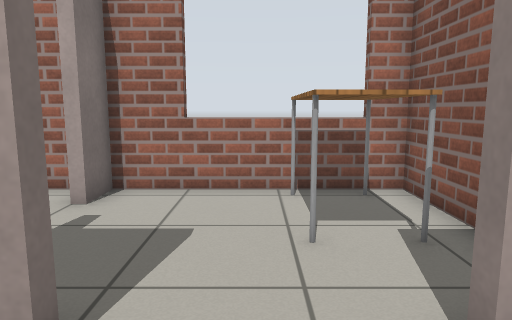
view 1 (above)

18 first-person views from a walk through a robot-simulator world made for Gazebo. The camera is 0.9 m above the floor, tilts 8° down and sees 70° across. Floor lines are 1 m apart. The floor is counted in squares, 0.5 m on a side. Each view is taken from the middle of a square. On the plan, view 1 faces up. The plan holds only what a view shows up to about 18 squares ahead; the rest is blank. The robots in the file are not drawn. Simple patterns stand in for the simulator's built-in surfaces. Some surface patterns are stand-ins.

view 2
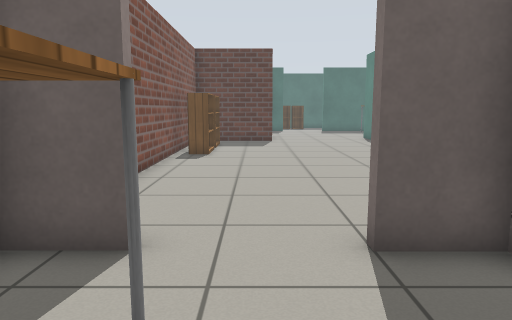

view 3
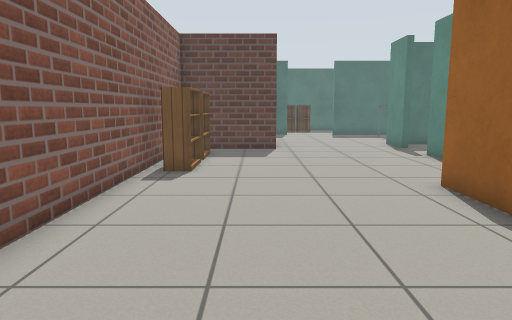

view 4
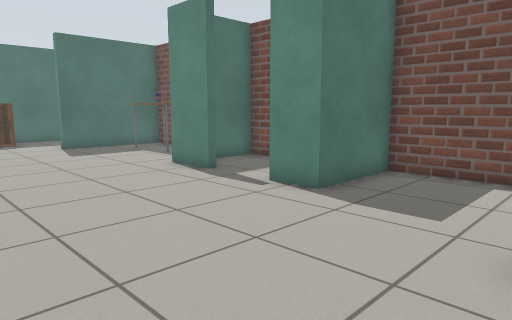

view 5
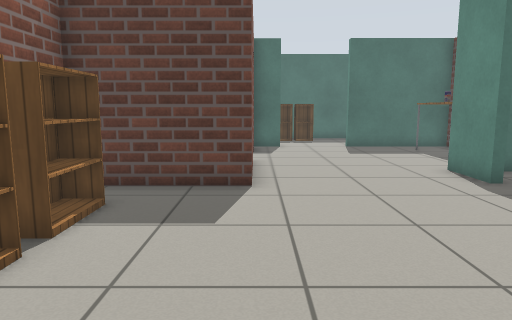

view 6
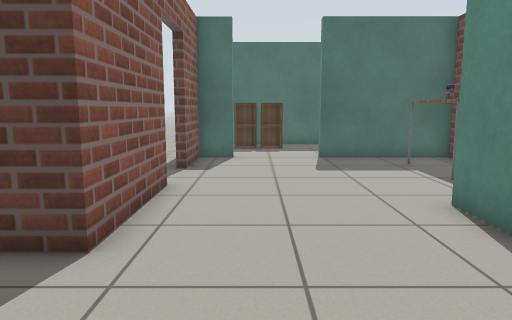

view 7
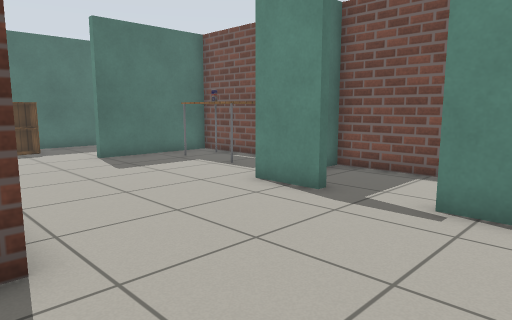

view 8
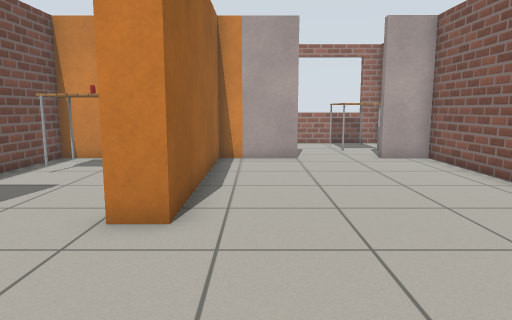

view 9
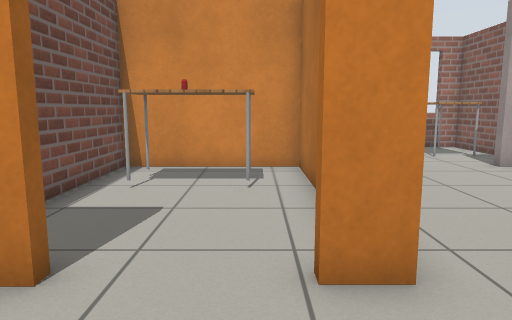

view 10
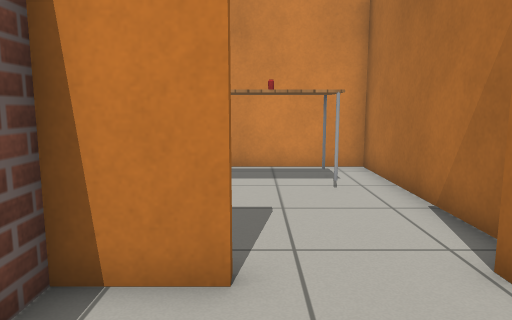

view 11
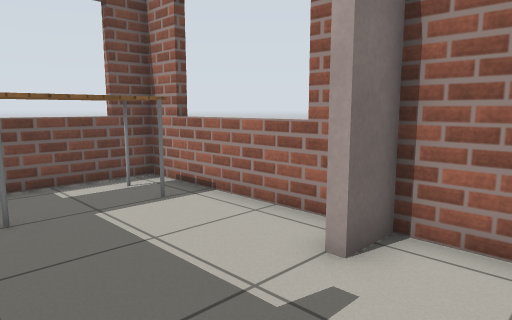

view 12
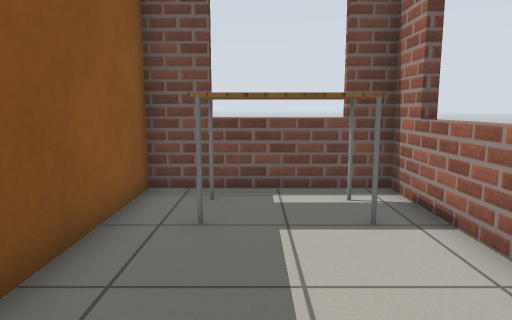

view 13
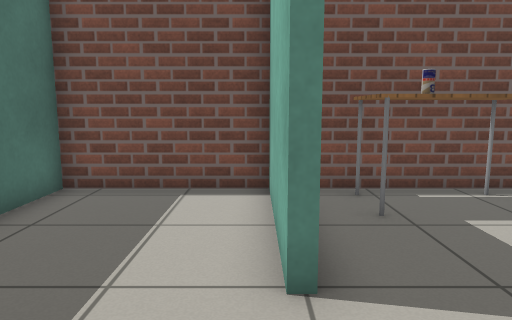

view 14
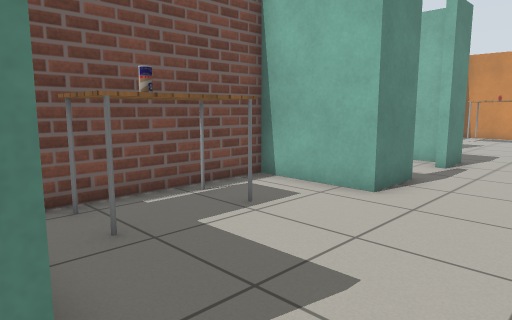

view 15
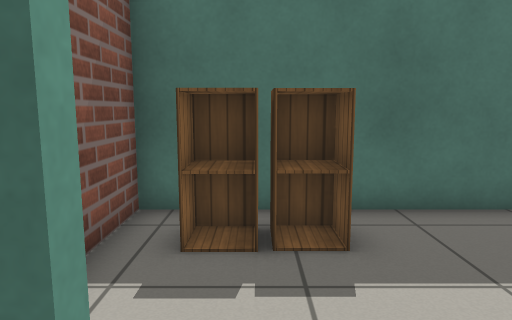

view 16
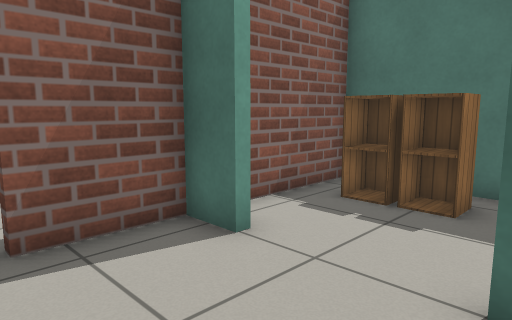

view 17
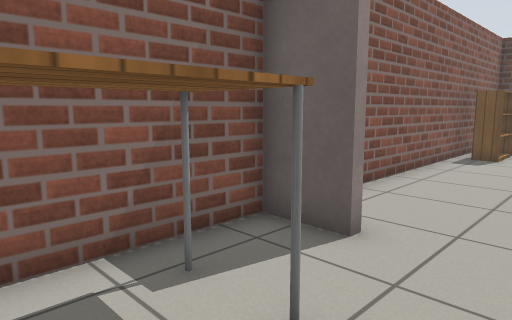

view 18
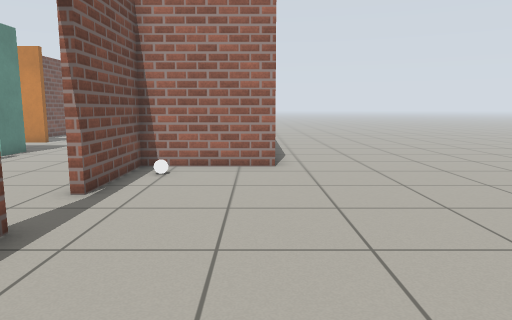

### Floor plan
Ten units are one square. View 1 is at (0, 0); x grows to the right and y downward. Boxes are objects, and circles mark ways between rooms. Rooms are numbered by the first view taken in them; rooms with no view inside come last. Other rooms are left out.
<svg viewBox="-106 -85 147 364">
<path fill="none" stroke="#000" d="M-83 55 -101 55 -101 97 -67 97 -67 112M-67 136 -67 157M-9 156 -9 134 33 134 33 -23 16 -23M-14 -23 -44 -23 -44 55 -54 55M-33 -25 -14 -25M-41 -80 -101 -80 -101 -25 -53 -25M16 -23 16 -25 33 -25 33 -80 -32 -80 -32 -68 -36 -68M-52 227 -101 227 -101 274 -9 274 -9 239M-67 157 -101 157 -101 224 -52 224M-9 175 -9 156M-22 224 -9 224 -9 199M36 137 -6 137 -6 175M-46 42 -46 -23 -101 -23 -101 21M-101 122 -101 154 -76 154M-73 100 -83 100"/>
<rect x="15" y="95" width="10" height="20" fill="#bbb"><title>bookshelf</title></rect>
<rect x="15" y="75" width="10" height="20" fill="#bbb"><title>bookshelf</title></rect>
<rect x="-95" y="-75" width="20" height="40" fill="#bbb"><title>table</title></rect>
<rect x="5" y="-75" width="20" height="30" fill="#bbb"><title>table</title></rect>
<rect x="-45" y="255" width="20" height="10" fill="#bbb"><title>cabinet</title></rect>
<rect x="-25" y="255" width="10" height="10" fill="#bbb"><title>cabinet</title></rect>
<rect x="-95" y="175" width="20" height="40" fill="#bbb"><title>table</title></rect>
<rect x="-95" y="195" width="10" height="10" fill="#bbb"><title>drink can</title></rect>
<rect x="-5" y="145" width="10" height="10" fill="#bbb"><title>white ball</title></rect>
<rect x="-95" y="-15" width="40" height="30" fill="#bbb"><title>table</title></rect>
<rect x="-85" y="-5" width="10" height="10" fill="#bbb"><title>other object</title></rect>
<circle cx="0" cy="-25" r="3" fill="#2a7"/>
<circle cx="-40" cy="145" r="3" fill="#2a7"/>
<circle cx="-70" cy="50" r="3" fill="#2a7"/>
<circle cx="-70" cy="125" r="3" fill="#2a7"/>
<circle cx="-40" cy="220" r="3" fill="#2a7"/>
<circle cx="-10" cy="190" r="3" fill="#2a7"/>
<text x="-20" y="70">1</text>
<text x="-30" y="-50">2</text>
<text x="-50" y="240">3</text>
<text x="-60" y="180">4</text>
<text x="0" y="150">5</text>
<text x="-70" y="10">6</text>
<text x="-90" y="120">7</text>
</svg>
Room 1 opens to room 2. Room 1 opens to room 4. Room 1 opens to room 6. Room 1 opens to room 7. Room 3 opens to room 4. Room 4 opens to room 5.

Where each view was taken, in squares from view 1:
view 1: 0 up, 0 right, facing up
view 2: 7 up, 0 right, facing down
view 3: 3 up, 0 right, facing down
view 4: 5 down, 0 right, facing down-left
view 5: 5 down, 1 left, facing down
view 6: 9 down, 3 left, facing down
view 7: 9 down, 0 right, facing down-left
view 8: 11 down, 3 left, facing up
view 9: 9 down, 6 left, facing up
view 10: 9 down, 8 left, facing up
view 11: 3 up, 1 left, facing up-left
view 12: 5 up, 2 left, facing left
view 13: 23 down, 2 left, facing left
view 14: 23 down, 3 left, facing up-left
view 15: 21 down, 3 left, facing down
view 16: 19 down, 6 left, facing down-right
view 17: 7 up, 1 left, facing down-right
view 18: 25 down, 3 right, facing up
